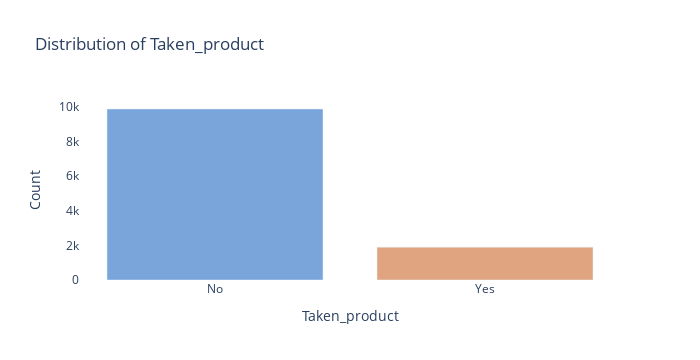
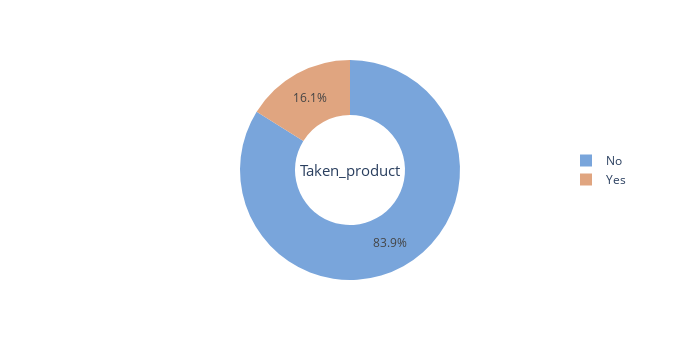
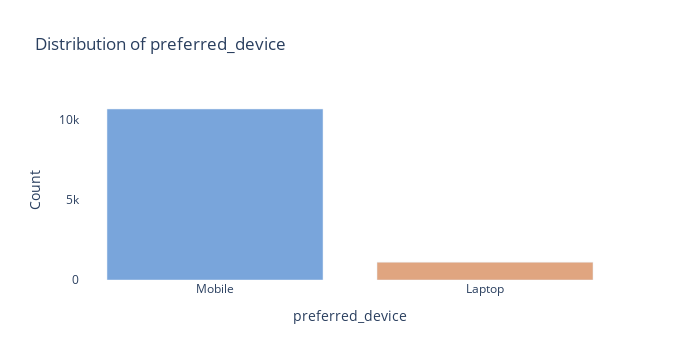
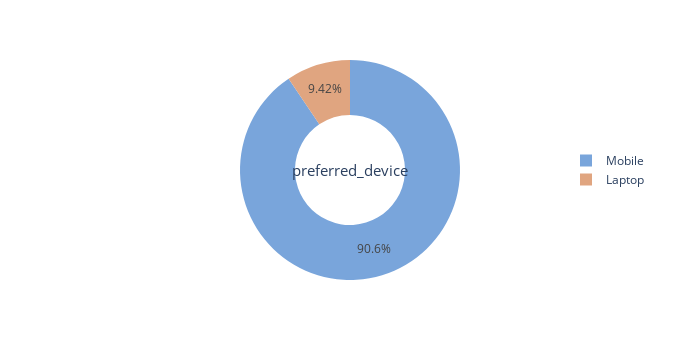

Notebook code cell kept with these figures, in order:
### Code cell
cat_colums = df.select_dtypes(include = ['object'])
def univariateAnalysis_category(cols):
    print("Distribution of", cols)
    print("----------------------------------------------------------------")
    colors = ['#79a5db', '#e0a580', '#6fab90', '#896ca8', '#ADD8E6']
    value_counts = cat_colums[cols].value_counts()
    # Count plot
    fig = px.bar(
        value_counts,
        x=value_counts.index,
        y=value_counts.values,
        title=f'Distribution of {cols}',
        labels={'x': 'Categories', 'y': 'Count'},color_discrete_sequence=[colors])
    fig.update_layout(width=700)
    fig.update_layout(plot_bgcolor='#ffffff', paper_bgcolor='#ffffff')
    fig.show()
    # Donut chart
    percentage = (value_counts / value_counts.sum()) * 100
    fig = px.pie(
        values=percentage, names=value_counts.index,
        labels={'names': 'Categories', 'values': 'Percentage'}, hole=0.5,color_discrete_sequence=colors)
    fig.add_annotation(
        x=0.5, y=0.5, align="center", xref="paper",
        yref="paper", showarrow=False, font_size=15, text=f'{cols}')
    fig.update_layout(legend=dict(x=0.9, y=0.5))
    fig.update_layout(width=700)
    fig.show()
    print("       ")
for x in cat_colums:
    univariateAnalysis_category(x)

### Figure 1 — Plotly figure (JSON) as saved in the notebook; plotly's stock layout.template omitted (floating-point values rounded to 4 significant figures)
{"data": [{"alignmentgroup": "True", "hovertemplate": "Taken_product=%{x}<br>Count=%{y}<extra></extra>", "legendgroup": "", "marker": {"color": ["#79a5db", "#e0a580", "#6fab90", "#896ca8", "#ADD8E6"], "pattern": {"shape": ""}}, "name": "", "offsetgroup": "", "orientation": "v", "showlegend": false, "textposition": "auto", "type": "bar", "x": ["No", "Yes"], "xaxis": "x", "y": [9863, 1896], "yaxis": "y"}], "layout": {"barmode": "relative", "height": 360, "legend": {"tracegroupgap": 0}, "paper_bgcolor": "#ffffff", "plot_bgcolor": "#ffffff", "title": {"text": "Distribution of Taken_product"}, "width": 700, "xaxis": {"anchor": "y", "autorange": true, "domain": [0, 1], "range": [-0.5, 1.5], "title": {"text": "Taken_product"}, "type": "category"}, "yaxis": {"anchor": "x", "autorange": true, "domain": [0, 1], "range": [0, 10380.0], "title": {"text": "Count"}, "type": "linear"}}}

### Figure 2 — Plotly figure (JSON) as saved in the notebook; plotly's stock layout.template omitted (floating-point values rounded to 4 significant figures)
{"data": [{"domain": {"x": [0, 1], "y": [0, 1]}, "hole": 0.5, "hovertemplate": "Categories=%{label}<br>Percentage=%{value}<extra></extra>", "labels": ["No", "Yes"], "legendgroup": "", "name": "", "showlegend": true, "type": "pie", "values": [83.88, 16.12]}], "layout": {"annotations": [{"align": "center", "font": {"size": 15}, "showarrow": false, "text": "Taken_product", "x": 0.5, "xref": "paper", "y": 0.5, "yref": "paper"}], "height": 360, "legend": {"tracegroupgap": 0, "x": 0.9, "y": 0.5}, "margin": {"t": 60}, "piecolorway": ["#79a5db", "#e0a580", "#6fab90", "#896ca8", "#ADD8E6"], "width": 700}}

### Figure 3 — Plotly figure (JSON) as saved in the notebook; plotly's stock layout.template omitted (floating-point values rounded to 4 significant figures)
{"data": [{"alignmentgroup": "True", "hovertemplate": "preferred_device=%{x}<br>Count=%{y}<extra></extra>", "legendgroup": "", "marker": {"color": ["#79a5db", "#e0a580", "#6fab90", "#896ca8", "#ADD8E6"], "pattern": {"shape": ""}}, "name": "", "offsetgroup": "", "orientation": "v", "showlegend": false, "textposition": "auto", "type": "bar", "x": ["Mobile", "Laptop"], "xaxis": "x", "y": [10651, 1108], "yaxis": "y"}], "layout": {"barmode": "relative", "height": 360, "legend": {"tracegroupgap": 0}, "paper_bgcolor": "#ffffff", "plot_bgcolor": "#ffffff", "title": {"text": "Distribution of preferred_device"}, "width": 700, "xaxis": {"anchor": "y", "autorange": true, "domain": [0, 1], "range": [-0.5, 1.5], "title": {"text": "preferred_device"}, "type": "category"}, "yaxis": {"anchor": "x", "autorange": true, "domain": [0, 1], "range": [0, 11210.0], "title": {"text": "Count"}, "type": "linear"}}}

### Figure 4 — Plotly figure (JSON) as saved in the notebook; plotly's stock layout.template omitted (floating-point values rounded to 4 significant figures)
{"data": [{"domain": {"x": [0, 1], "y": [0, 1]}, "hole": 0.5, "hovertemplate": "Categories=%{label}<br>Percentage=%{value}<extra></extra>", "labels": ["Mobile", "Laptop"], "legendgroup": "", "name": "", "showlegend": true, "type": "pie", "values": [90.58, 9.423]}], "layout": {"annotations": [{"align": "center", "font": {"size": 15}, "showarrow": false, "text": "preferred_device", "x": 0.5, "xref": "paper", "y": 0.5, "yref": "paper"}], "height": 360, "legend": {"tracegroupgap": 0, "x": 0.9, "y": 0.5}, "margin": {"t": 60}, "piecolorway": ["#79a5db", "#e0a580", "#6fab90", "#896ca8", "#ADD8E6"], "width": 700}}
